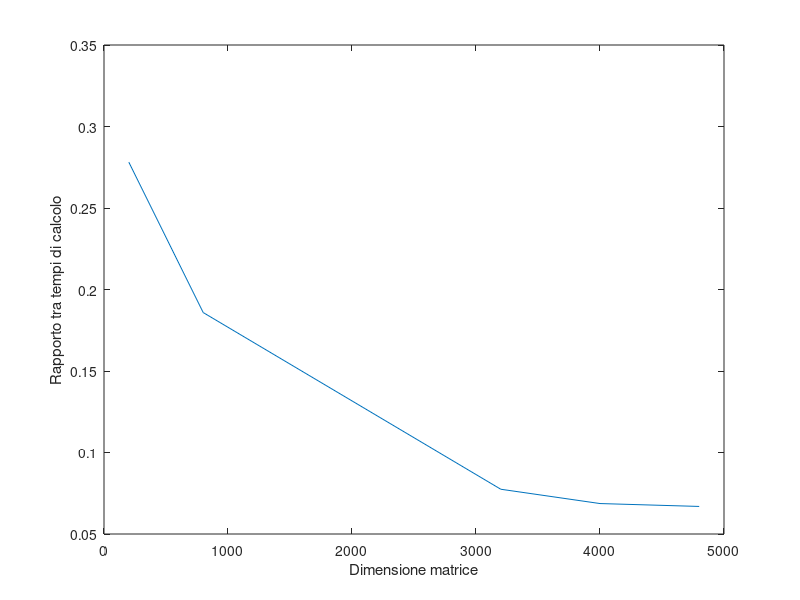

This chart was generated by the following MATLAB code:
dimensioniMatrice = [200, 800, 3200, 4000, 4800];

% [200, 800, 3200, 4000, 4800];

t_riga = zeros(size(dimensioniMatrice));
t_col = zeros(size(dimensioniMatrice));

i = 1;
for n = dimensioniMatrice
	A = rand(n,n);
	B = rand(n,n);

	tic
	C = A(1,:).*B(1,:);
	t_riga(i) = toc;
	
	tic
	C = A(:,1).*B(:,1);
	t_col(i) = toc;
	i++;
end

plot(dimensioniMatrice, t_col./t_riga);

xlabel('Dimensione matrice');
ylabel('Rapporto tra tempi di calcolo');